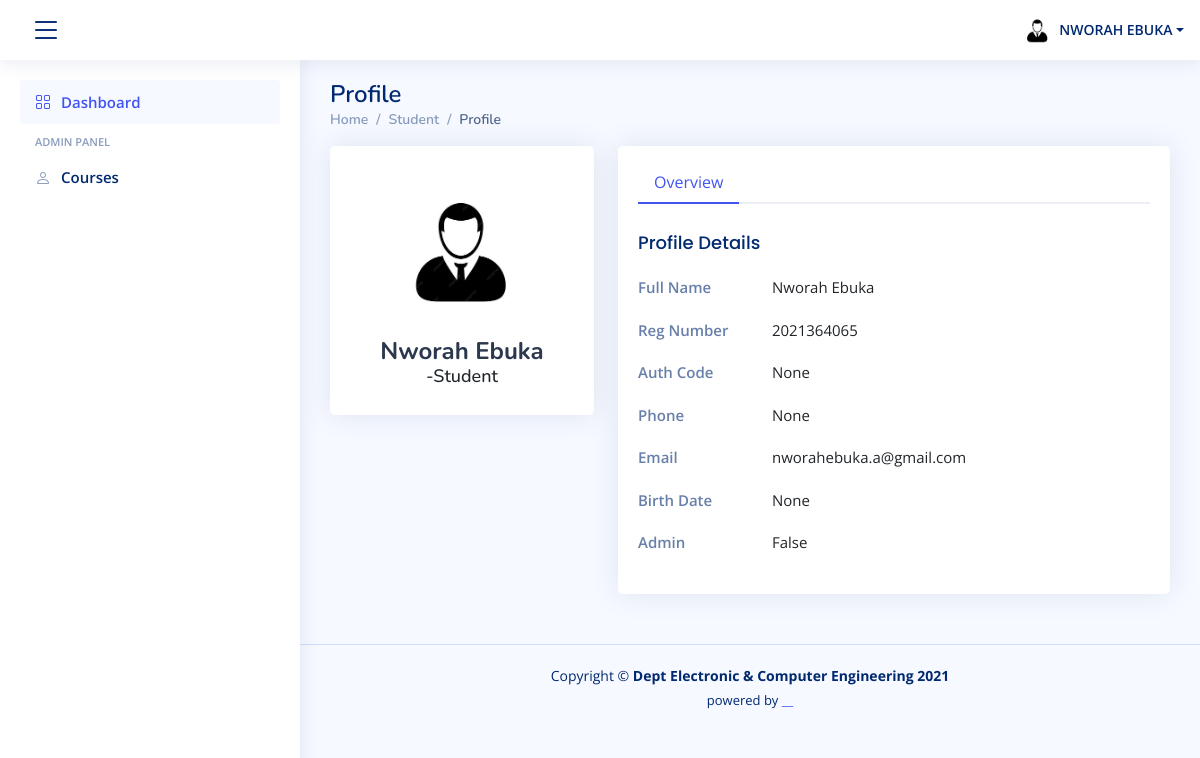
The app's page /profile/ (signed in), older data.
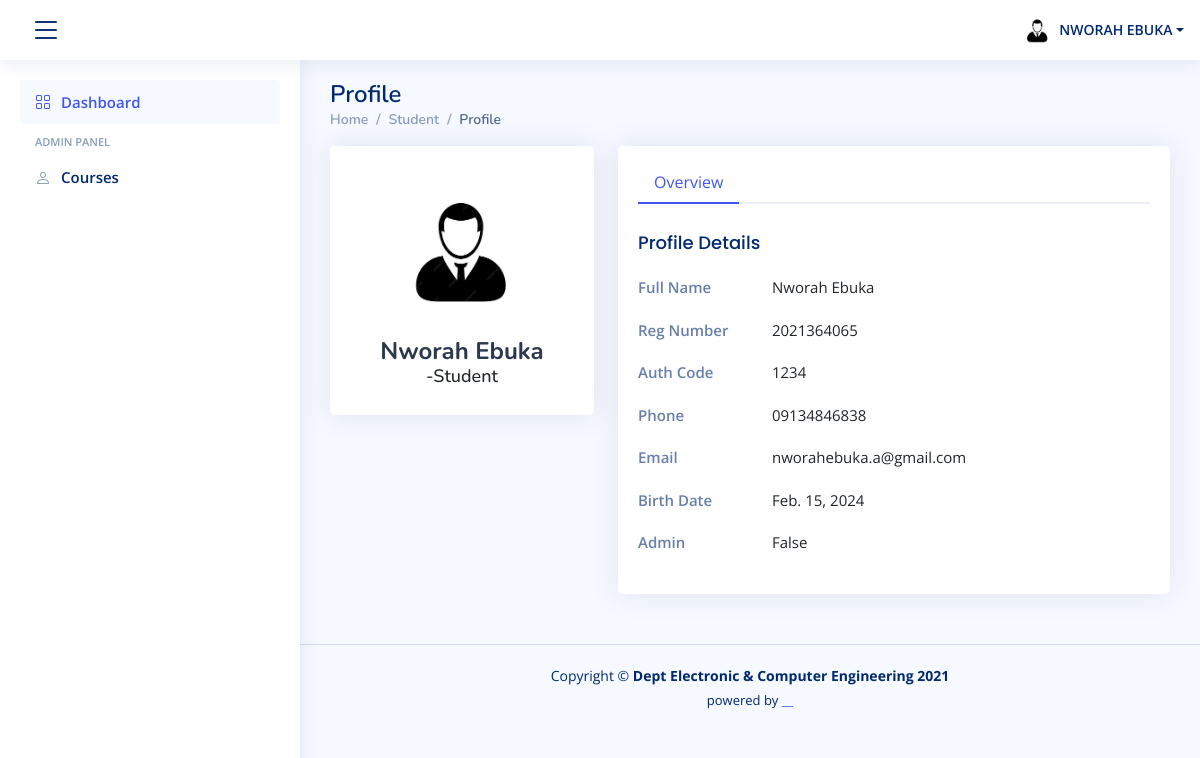
The same page, newer data.
### students/models.py (models this page shows, shortened)
class Student(models.Model):
    reg_number = models.CharField(unique=True, verbose_name='Registration Number', max_length =10)
    first_name = models.CharField(max_length=50, verbose_name='First Name')
    last_name = models.CharField(max_length=50, verbose_name = 'Last Name')
    SEX_CHOICES = [
        ('M', 'Male'),
        ('F', 'Female'),
    ]
    sex = models.CharField(max_length=1, choices=SEX_CHOICES)
    birth_date = models.DateField(verbose_name = 'Date of Birth', null=True, blank=True)
    auth_code = models.CharField(max_length=20, verbose_name= 'Auth Code', null=True, blank=True)
    phone = models.CharField(max_length=20, verbose_name='Phone',  null=True, blank=True)
    admin = models.CharField(max_length=20, verbose_name='Admin', default='False', null=True, blank=True)
    class Meta:
        verbose_name = 'Student'
        verbose_name_plural = 'Students'

### students/views.py (the view)
# urls.py: path('profile/', views.userProfile, name='profile'),
@login_required()
def userProfile(request):
    student = Student.objects.get(reg_number=request.user)
    sex = {'M':'male'}.get(student.sex)
    return render(request, template_name='profile.html', context={'sex':sex, 'student':student})

### templates/profile.html (shortened to what this page needs)
{% extends "partials/base.html" %}
{% load static %}
{% block content %}
<main id="main" class="main">
  <div class="pagetitle">
    <h1>Profile</h1>
    <nav>
      <ol class="breadcrumb">
        <li class="breadcrumb-item"><a href="{% url 'dashboard' %}">Home</a></li>
        <li class="breadcrumb-item">Student</li>
        <li class="breadcrumb-item active">Profile</li>
      </ol>
    </nav>
  </div>
  <section class="section profile">
    <div class="row">
      <div class="col-xl-4">
        <div class="card">
          <div class="card-body profile-card pt-4 d-flex flex-column align-items-center">
            {% if sex %}
            <img src="{% static 'assets/img/male.jpg' %}" alt="Profile" class="rounded-circle">
            {% else %}
            <img src="{% static 'assets/img/female.jpg' %}" alt="Profile" class="rounded-circle">
            {%endif%}
            <h2>{{request.user.first_name|title}} {{request.user.last_name|title}}</h2>
            <h3>-Student</h3>
          </div>
        </div>
      </div>
      <div class="col-xl-8">
        <div class="card">
          <div class="card-body pt-3">
            <ul class="nav nav-tabs nav-tabs-bordered" role="tablist">
              <li class="nav-item" role="presentation">
                <button class="nav-link active" data-bs-toggle="tab" data-bs-target="#profile-overview" aria-selected="true" role="tab">Overview</button>
              </li>
            </ul>
            <div class="tab-content pt-2">
              <div class="tab-pane fade profile-overview active show" id="profile-overview" role="tabpanel">
                <h5 class="card-title">Profile Details</h5>
                <div class="row">
                  <div class="col-lg-3 col-md-4 label ">Full Name</div>
                  <div class="col-lg-9 col-md-8">{{request.user.first_name|title}} {{request.user.last_name|title}}</div>
                </div>
                <div class="row">
                  <div class="col-lg-3 col-md-4 label ">Reg Number</div>
                  <div class="col-lg-9 col-md-8">{{request.user.username}}</div>
                </div>
                <div class="row">
                  <div class="col-lg-3 col-md-4 label ">Auth Code</div>
                  <div class="col-lg-9 col-md-8">{{student.auth_code}}</div>
                </div>
                <div class="row">
                  <div class="col-lg-3 col-md-4 label">Phone</div>
                  <div class="col-lg-9 col-md-8">{{student.phone}}</div>
                </div>
                <div class="row">
                  <div class="col-lg-3 col-md-4 label">Email</div>
                  <div class="col-lg-9 col-md-8">{{request.user.email}}</div>
                </div>
                <div class="row">
                  <div class="col-lg-3 col-md-4 label">Birth Date</div>
                  <div class="col-lg-9 col-md-8">{{student.birth_date}}</div>
                </div>
                <div class="row">
                  <div class="col-lg-3 col-md-4 label">Admin</div>
                  <div class="col-lg-9 col-md-8">{{student.admin}}</div>
                </div>
              </div>
            </div>
          </div>
        </div>
      </div>
    </div>
  </section>
</main>
  {% endblock %}

Row changes from the older to the newer data that the page shows:
changed Student "False": auth_code "None" → "1234"; phone "None" → "09134846838"; birth_date "None" → "Feb. 15, 2024"
